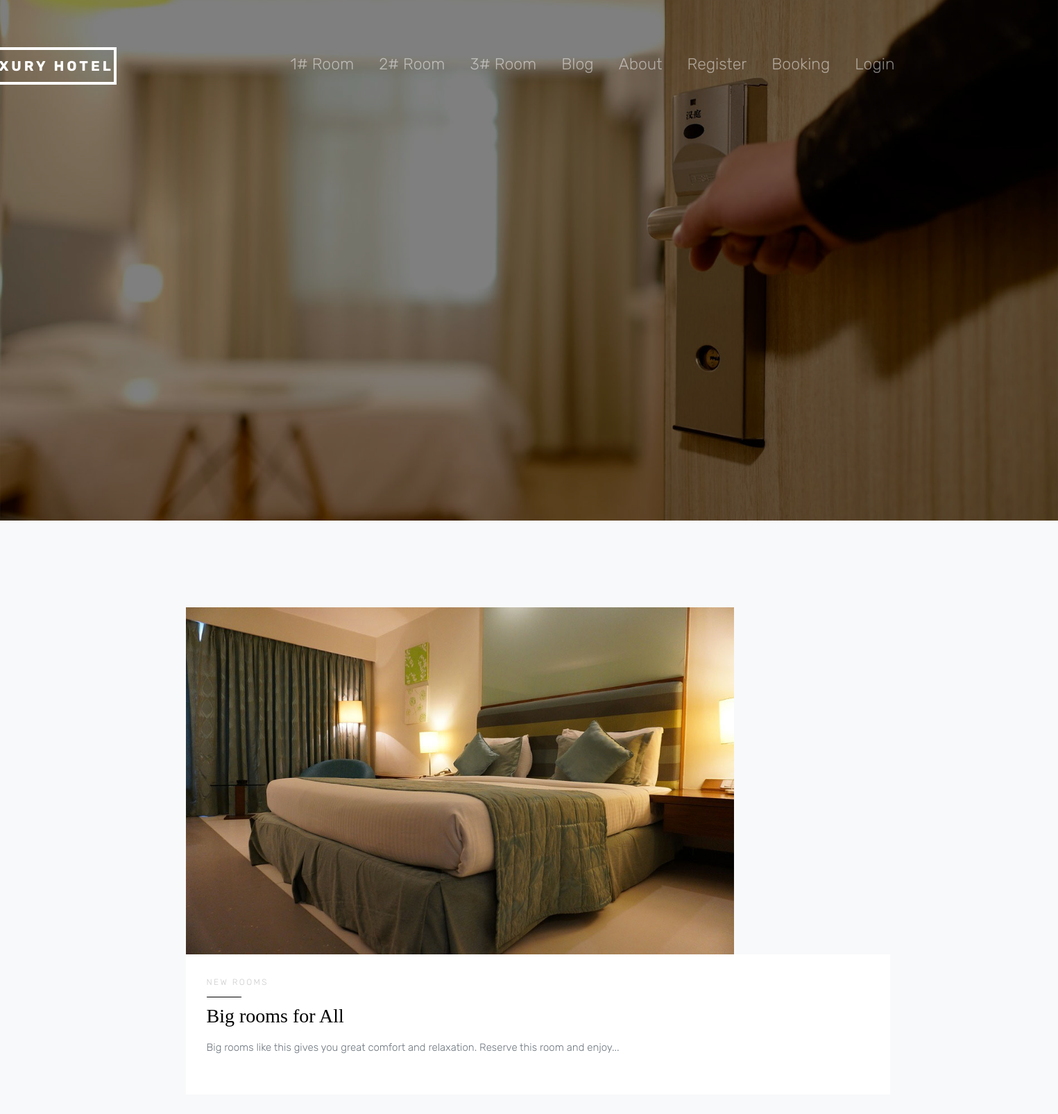
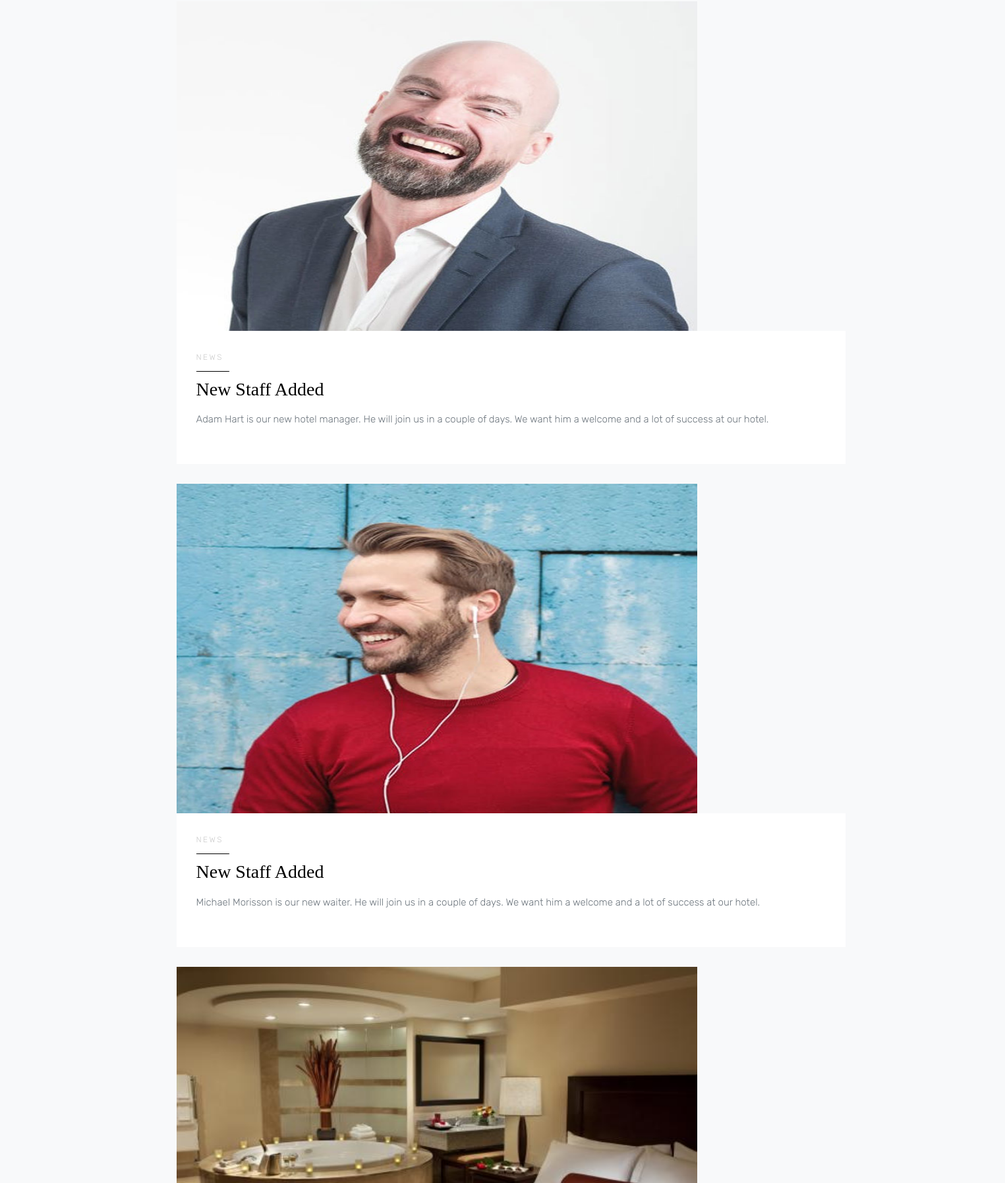
The page /index.php?page=vesti (upper part) on the database its author committed (2 pictures, top to bottom).
### tables this page shows
CREATE TABLE `linkovi` (
  `idLink` int(10) NOT NULL,
  `imeLinka` varchar(255) NOT NULL,
  `putanja` text NOT NULL,
  `roditelj` int(10) NOT NULL
);

CREATE TABLE `vesti` (
  `idVest` int(11) NOT NULL,
  `slikaVest` varchar(255) NOT NULL,
  `tekst1` varchar(255) NOT NULL,
  `tekst2` varchar(255) NOT NULL,
  `tekst3` text NOT NULL,
  `idHotel` int(11) NOT NULL
);

### views/blog.php (the view)
<section class="site-section bg-light">
     <div class="container">
       <div class="row mb-5">
	  <?php
	   include "modules/konekcija.php";
	   $upit="select * from vesti";
	   $rezultat=$konekcija->query($upit);
	  echo '<div id="pomeriga" class="col-md-11">';
	foreach($rezultat as $red){
           echo '<div class="post-entry">';
             echo '<a href="'.$red->slikaVest.'" data-lightbox="gallery"><img src="'.$red->slikaVest.'" alt="Image placeholder" class="img-fluid"></a>';
             echo '<div class="body-text">';
               echo '<div class="category">'.$red->tekst1.'</div>';
               echo '<h3 class="mb-3">'.$red->tekst2.'</h3>';
               echo '<p class="mb-4">'.$red->tekst3.'</p>';
            echo '</div>';
           echo '</div>';
	}
	echo '</div>';
	  ?>
       </div>
     </div>
   </section>

### views/nav.php (shortened to what this page needs)
<header role="banner">
      <nav class="navbar navbar-expand-md navbar-dark bg-light">
        <div class="container">
          <a class="navbar-brand" href="index.php?page=home">Luxury Hotel</a>
          <div class="collapse navbar-collapse navbar-light" id="navbarsExample05">
		  <?php
		  include "modules/konekcija.php";
		  $upit_linkovi = "SELECT * FROM linkovi WHERE roditelj=0";
          $rezultat_linkovi = $konekcija->query($upit_linkovi);
             echo '<ul class="navbar-nav ml-auto pl-lg-5 pl-0">';
			  foreach($rezultat_linkovi as $red){
                    echo "<li class='nav-item'><a class='nav-link' href='".$red->putanja."'>".$red->imeLinka."</a></li>";
			  }
		       if(isset($_SESSION['korisnik'])){
					  echo "<li class='nav-item'><a class='nav-link' href='index.php?page=logout'>Logout</a></li>";
				  }
				  else{
					  echo "<li class='nav-item'><a class='nav-link' href='index.php?page=login'>Login</a></li>";
				  }
			echo '</ul>';
			?>
          </div>
        </div>
      </nav>
</header>
    <section class="site-hero overlay" data-stellar-background-ratio="0.5" style="background-image: url(images/big_image_1.jpg);">
      <div class="container">
        <div class="row align-items-center site-hero-inner justify-content-center">
          <div class="col-md-12 text-center">
          </div>
        </div>
      </div>
    </section>

### css/style.css (style rules this page uses)
body { background: #fff; font-family: "Rubik", arial, sans-serif; font-weight: 300; font-size: 15px; line-height: 1.8; color: #6c757d; }
.nav-item { margin-top:5px; padding-right:20px; margin-right:0px; margin-left:0px; }
a { -webkit-transition: .3s all ease; -o-transition: .3s all ease; transition: .3s all ease; text-decoration: none; }
h1, h2, h3, h4, h5 { color: #000; font-family: "Playfair Display", times, serif; }
header { position: absolute; top: 0; left: 0; width: 100%; z-index: 5; }
header .navbar-brand { text-transform: uppercase; letter-spacing: .2em; font-weight: 700; margin-top:50px; color: #fff !important; margin-left:-250px; border:4px solid white; padding-left:3px; }
.nav-link { font-size:23px; margin-top:40px; }
header .navbar { padding-top: 0; padding-bottom: 0; background: transparent !important; }
header .navbar .nav-link { padding: 1.7rem 1rem; outline: none !important; }
.mb-5 { margin-top:20px; }
.site-hero { background-size: cover; background-position: center center; min-height: 750px; height: 100vh; }
.site-hero > .container { position: relative; z-index: 2; }
.site-hero.overlay { position: relative; height:300px; }
.site-hero.overlay:before { content: ""; background: rgba(0, 0, 0, 0.5); width: 100%; z-index: 1; position: absolute; top: 0; left: 0; right: 0; bottom: 0; }
.site-hero .site-hero-inner { min-height: 750px; height: 100vh; }
.site-section { padding: 7em 0; }
.post-entry { margin-bottom: 30px; }
.post-entry .body-text { padding: 30px; background: #fff; }
.post-entry .body-text .category { position: relative; padding-bottom: 10px; margin-bottom: 10px; text-transform: uppercase; font-size: 12px; letter-spacing: .2em; color: #ccc; }
.post-entry .body-text .category:after { content: ""; left: 0; width: 50px; height: 1px; background: #000; position: absolute; bottom: 0; }
#pomeriga { margin-left:60px; }
.img-fluid { width:790px; height:500px; }

### rows shown on the page
linkovi: imeLinka "1# Room"
linkovi: imeLinka "2# Room"
linkovi: imeLinka "3# Room"
linkovi: imeLinka "Blog"
linkovi: imeLinka "About"
linkovi: imeLinka "Register"
linkovi: imeLinka "Booking"
vesti: slikaVest (picture), tekst1 "NEW ROOMS", tekst2 "Big rooms for All", tekst3 "Big rooms like this gives you great comfort and relaxation. Reserve this room and enjoy..."
vesti: slikaVest (picture), tekst1 "NEWS", tekst2 "New Staff Added", tekst3 "Adam Hart is our new hotel manager. He will join us in a couple of days. We want him a welcome and a lot of success at our hotel."
vesti: slikaVest (picture), tekst1 "NEWS", tekst2 "New Staff Added", tekst3 "Michael Morisson is our new waiter. He will join us in a couple of days. We want him a welcome and a lot of success at our hotel."
vesti: slikaVest (picture)
